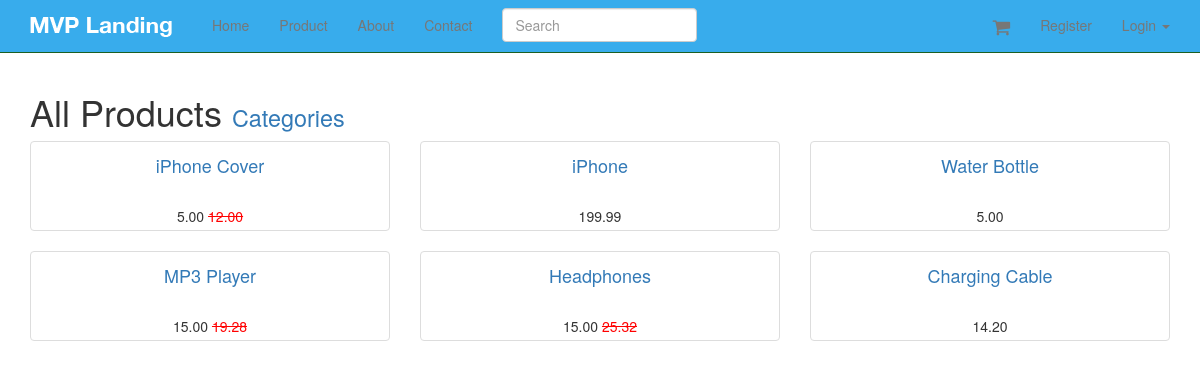
Screenshot of /products/ with the database file from the repository.
### products/models.py (models this page shows, shortened)
class Product(models.Model):
    title = models.CharField(max_length=120)
    description = models.TextField(blank=True, null=True)
    price = models.DecimalField(decimal_places=2, max_digits=10)
    active = models.BooleanField(default=True)
    categories = models.ManyToManyField('Category', blank=True)
    default = models.ForeignKey('Category', related_name='default_category', null=True, blank=True)
    objects = ProductManager()
    class Meta:
        ordering = ["-title"]
    def __unicode__(self):  # def __str__(self):
        return self.title
    def get_absolute_url(self):
        return reverse("product_detail", kwargs={"pk": self.pk})
    def get_image_url(self):
        img = self.productimage_set.first()
        if img:
            return img.image.url
        return img  # None

class Variation(models.Model):
    product = models.ForeignKey(Product)
    title = models.CharField(max_length=120)
    price = models.DecimalField(decimal_places=2, max_digits=10)
    sale_price = models.DecimalField(decimal_places=2, max_digits=10, null=True, blank=True)
    active = models.BooleanField(default=True)
    inventory = models.IntegerField(null=True, blank=True)  # refer none == unlimited amount
    def get_html_price(self):
        if self.sale_price is not None:
            html_text = "<span class='sale-price'>%s</span> <span class='og-price'>%s</span>" % (
            self.sale_price, self.price)
        else:
            html_text = "<span class='price'>%s</span>" % self.price
        return mark_safe(html_text)

### products/views.py (the view, shortened to what this page needs)
class ProductListView(ListView):
    model = Product
    queryset = Product.objects.all()
    def get_context_data(self, **kwargs):
        context = super(ProductListView, self).get_context_data(**kwargs)
        print(context)
        context["now"] = timezone.now()
        context["query"] = self.request.GET.get("q")
        return context
    def get_queryset(self, *args, **kwargs):
        qs = super(ProductListView, self).get_queryset(*args, **kwargs)
        query = self.request.GET.get("q")
        return qs

### templates/products/product_list.html
{% extends 'base.html' %}
{% block content %}
    <h1>All Products
        <small><a href="{% url "categories" %}">Categories</a></small>
    </h1>
    {% with object_list=object_list %}
        {% include "products/products.html" %}
    {% endwith %}
{% endblock %}

### templates/products/products.html (shortened to what this page needs)
<div class="row">
    {% for product in object_list %}
        <div class="col-xs-4 {{ col_class_set }}">
            {% with product=product %}
                {% with price="True" %}
                    {% include "products/product_thumbnail.html" %}
                {% endwith %}
            {% endwith %}
        </div>
        {% if not col_class_set %}
            {% cycle '' '' '</div><div class="row">' %}
        {% endif %}
    {% endfor %}

### templates/products/product_thumbnail.html (shortened to what this page needs)
<div class="thumbnail text-center">
    <h4><a href="{{ product.get_absolute_url }}">{{ product.title }}</a></h4>
    {% if product.get_image_url %}
        <br/>
    {% endif %}
    {% if price == "True" %}
        {{ product.variation_set.first.get_html_price }}
    {% endif %}
</div>

### static_in_pro/our_static/css/navbar-static-top.css (style rules this page uses)
body { min-height: 1000px; }

### static_in_pro/our_static/css/custom.css (style rules this page uses)
.og-price { color: red; text-decoration: line-through; }

### rows the page displays
Product: title "iPhone Cover", variation_set.first.get_html_price "5.00 12.00"
Product: title "iPhone", variation_set.first.get_html_price "199.99"
Product: title "Water Bottle", variation_set.first.get_html_price "5.00"
Product: title "MP3 Player", variation_set.first.get_html_price "15.00 19.28"
Product: title "Headphones", variation_set.first.get_html_price "15.00 25.32"
Product: title "Charging Cable", variation_set.first.get_html_price "14.20"
